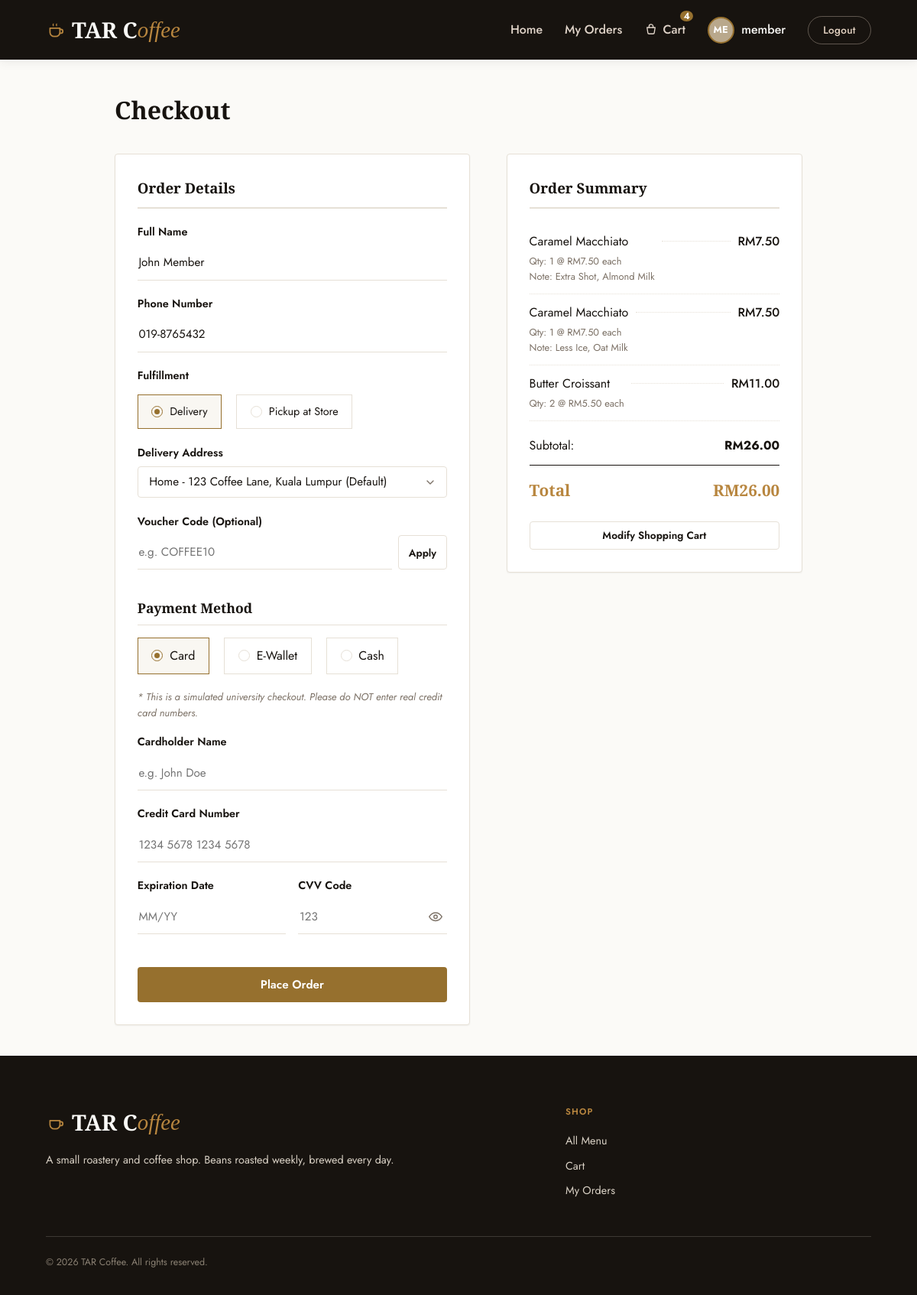
The app's page /checkout.php (signed in) with its own data.
### tables this page shows
CREATE TABLE `users` (
  `id` INT AUTO_INCREMENT PRIMARY KEY,
  `username` VARCHAR(50) NOT NULL UNIQUE,
  `email` VARCHAR(100) NOT NULL UNIQUE,
  `password` VARCHAR(255) NOT NULL,
  `full_name` VARCHAR(100) NOT NULL,
  `phone` VARCHAR(20) DEFAULT NULL,
  `photo` VARCHAR(255) DEFAULT 'default_user.png',
  `role` ENUM('super_admin', 'admin', 'member') DEFAULT 'member',
  `status` ENUM('active', 'blocked') DEFAULT 'active',
  `failed_attempts` INT UNSIGNED NOT NULL DEFAULT 0,
  `locked_until` DATETIME DEFAULT NULL,
  `created_at` TIMESTAMP DEFAULT CURRENT_TIMESTAMP,
  INDEX `idx_users_status` (`status`)
);

CREATE TABLE `cart` (
  `id` INT AUTO_INCREMENT PRIMARY KEY,
  `user_id` INT NOT NULL,
  `product_id` INT NOT NULL,
  `quantity` INT NOT NULL DEFAULT 1,
  `customization` VARCHAR(255) NOT NULL DEFAULT '',
  `option_signature` VARCHAR(255) NOT NULL DEFAULT '',
  `options_summary` VARCHAR(500) NOT NULL DEFAULT '',
  `options_price_delta` DECIMAL(10, 2) NOT NULL DEFAULT 0.00,
  `created_at` TIMESTAMP DEFAULT CURRENT_TIMESTAMP,
  FOREIGN KEY (`user_id`) REFERENCES `users` (`id`) ON DELETE CASCADE,
  FOREIGN KEY (`product_id`) REFERENCES `products` (`id`) ON DELETE CASCADE,
  UNIQUE KEY `user_product_custom` (`user_id`, `product_id`, `customization`, `option_signature`)
);

CREATE TABLE `products` (
  `id` INT AUTO_INCREMENT PRIMARY KEY,
  `category_id` INT DEFAULT NULL,
  `name` VARCHAR(100) NOT NULL,
  `description` TEXT DEFAULT NULL,
  `price` DECIMAL(10, 2) NOT NULL,
  `stock` INT UNSIGNED DEFAULT 0,
  `created_at` TIMESTAMP DEFAULT CURRENT_TIMESTAMP,
  FOREIGN KEY (`category_id`) REFERENCES `categories` (`id`) ON DELETE SET NULL,
  INDEX `idx_products_name` (`name`)
);

### checkout.php (the view, shortened to what the rows shown need)
<?php
require_once __DIR__ . '/includes/db.php';
require_once __DIR__ . '/includes/auth.php';
require_once __DIR__ . '/includes/header.php';
$user_id = $_SESSION['user_id'];
$stmt = $pdo->prepare("SELECT c.quantity, c.customization, c.options_summary, c.options_price_delta, p.*,
                       (p.price + c.options_price_delta) as unit_price
                       FROM cart c JOIN products p ON c.product_id = p.id WHERE c.user_id = ?");
$stmt->execute([$user_id]);
$cart_items = $stmt->fetchAll();
$errors = [];
$customer_name = $current_user['full_name'] ?? '';
$customer_phone = $current_user['phone'] ?? '';
?>
<div class="checkout-page">
    <h1 class="page-title">Checkout</h1>
    <div class="checkout-grid">
        <section class="admin-panel">
            <form action="checkout.php" method="POST" novalidate>
                <?= html_input('text', 'customer_name', $customer_name, 'Full Name', 'e.g. John Doe', $errors) ?>
                <?= html_input('text', 'customer_phone', $customer_phone, 'Phone Number', 'e.g., 0123456789', $errors) ?>
            </form>
        </section>
        <section class="admin-panel order-summary-panel">
            <?php foreach ($cart_items as $item): ?>
                <div class="receipt-line">
                    <div>
                        <span class="item-name"><?= htmlspecialchars($item['name']) ?></span>
                        <span class="item-meta">
                            Qty: <?= $item['quantity'] ?> @ RM<?= number_format($item['unit_price'], 2) ?> each
                            <?php if (!empty($item['customization'])): ?>
                                <br>Note: <?= htmlspecialchars($item['customization']) ?>
                            <?php endif; ?>
                        </span>
                    </div>
                    <span class="receipt-dots"></span>
                    <span class="amount">RM<?= number_format($item['unit_price'] * $item['quantity'], 2) ?></span>
                </div>
            <?php endforeach; ?>
        </section>
    </div>
</div>
<?php
require_once __DIR__ . '/includes/footer.php';
?>

### includes/header.php (shortened to what the rows shown need)
<?php
$is_admin_dir = (strpos($_SERVER['SCRIPT_NAME'], '/admin/') !== false);
$base_path = $is_admin_dir ? '../' : './';
$current_page = basename($_SERVER['SCRIPT_NAME']);
$has_hero = ($current_page === 'index.php' && !$is_admin_dir);
require_once __DIR__ . '/db.php';
require_once __DIR__ . '/auth.php';
require_once __DIR__ . '/html_helpers.php';
$current_user = null;
if (is_logged_in()) {
    $current_user = get_logged_in_user($pdo);
}
?>
<!DOCTYPE html>
<html lang="en">
<head>
    <link rel="stylesheet" href="<?= $base_path ?>assets/css/style.css?v=<?= @filemtime(__DIR__ . '/../assets/css/style.css') ?>">
</head>
<body>
<header id="site-header" class="<?= $has_hero ? 'nav-transparent' : '' ?>">
    <div class="nav-container">
        <nav>
            <ul class="nav-menu">
                <?php if (is_logged_in() && $current_user): ?>
                    <li class="nav-profile">
                        <?php
                        $avatar = !empty($current_user['photo']) ? $base_path . 'uploads/profiles/' . $current_user['photo'] : '';
                        if (!empty($current_user['photo']) && file_exists(__DIR__ . '/../uploads/profiles/' . $current_user['photo'])):
                        ?>
                            <img src="<?= $avatar ?>" class="nav-avatar" alt="Avatar">
                        <?php else: ?>
                            <div class="nav-avatar" style="background-color: var(--primary-light); color: white; display: flex; align-items: center; justify-content: center; font-size: 0.8rem; font-weight: 700; text-transform: uppercase;">
                                <?= substr($current_user['username'], 0, 2) ?>
                            </div>
                        <?php endif; ?>
                        <a href="<?= $base_path ?>profile.php" style="color: var(--bg-cream); font-weight: 500;">
                            <?= htmlspecialchars($current_user['username']) ?>
                        </a>
                    </li>
                    <li class="nav-item"><a href="<?= $base_path ?>logout.php" class="nav-btn nav-btn-ghost">Logout</a></li>
                <?php else: ?>
                    <li class="nav-item"><a href="<?= $base_path ?>login.php">Login</a></li>
                    <li class="nav-item"><a href="<?= $base_path ?>register.php" class="nav-btn">Register</a></li>
                <?php endif; ?>
            </ul>
        </nav>
    </div>
</header>
<main>

### includes/html_helpers.php (shortened to what the rows shown need)
<?php
function html_error($errors, $field) {
    return '';
}
function html_input($type, $name, $value = '', $label = '', $placeholder = '', $errors = [], $attributes = []) {
    $val = htmlspecialchars($value ?? '', ENT_QUOTES, 'UTF-8');
    $err_class = isset($errors[$name]) ? 'input-error' : '';
    $extra_class = '';
    $attrs_str = '';
    foreach ($attributes as $key => $val_attr) {
        $attrs_str .= ' ' . htmlspecialchars($key) . '="' . htmlspecialchars($val_attr) . '"';
    }
    $input = '<input type="' . htmlspecialchars($type) . '" name="' . htmlspecialchars($name) . '" id="field-' . htmlspecialchars($name) . '" class="form-control ' . $err_class . htmlspecialchars($extra_class) . '" value="' . $val . '" placeholder="' . htmlspecialchars($placeholder) . '"' . $attrs_str . '>';
    if ($type === 'password') {
        $input = '<div class="password-field">' . $input
            . '<button type="button" class="password-toggle" tabindex="-1" aria-label="Show password">'
            . '<svg class="icon-eye" width="18" height="18" viewBox="0 0 24 24" fill="none" stroke="currentColor" stroke-width="1.8" stroke-linecap="round" stroke-linejoin="round"><path d="M1 12s4-7 11-7 11 7 11 7-4 7-11 7-11-7-11-7z"/><circle cx="12" cy="12" r="3"/></svg>'
            . '<svg class="icon-eye-off" width="18" height="18" viewBox="0 0 24 24" fill="none" stroke="currentColor" stroke-width="1.8" stroke-linecap="round" stroke-linejoin="round"><path d="M17.94 17.94A10.94 10.94 0 0 1 12 19c-7 0-11-7-11-7a21.6 21.6 0 0 1 5.06-5.94M9.9 4.24A10.94 10.94 0 0 1 12 4c7 0 11 7 11 7a21.6 21.6 0 0 1-2.16 3.19M14.12 14.12a3 3 0 1 1-4.24-4.24"/><line x1="1" y1="1" x2="23" y2="23"/></svg>'
            . '</button></div>';
    }
    $html = '<div class="form-group">';
    if ($label) {
        $html .= '<label for="field-' . htmlspecialchars($name) . '">' . htmlspecialchars($label) . '</label>';
    }
    $html .= $input;
    $html .= html_error($errors, $name);
    $html .= '</div>';
    return $html;
}
?>

### records on screen
users: username "ME", username "member", customer_name "John Member", customer_phone "019-8765432"
cart: product.name "Caramel Macchiato", quantity "1", unit_price "7.50", customization "Extra Shot, Almond Milk", quantity "7.50"
cart: product.name "Caramel Macchiato", quantity "1", unit_price "7.50", customization "Less Ice, Oat Milk", quantity "7.50"
cart: product.name "Butter Croissant", quantity "2", unit_price "5.50", quantity "11.00"

### other values on screen
$cart_count "4"
$label "Full Name Phone Number Cardholder Name Credit Card Number Expiration Date CVV Code"
$label "Delivery Address"
$grand_total "26.00"
$final_total "26.00"
form field address_id "Home - 123 Coffee Lane, Kuala Lumpur (Default)"
